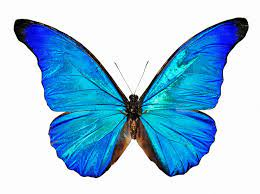
#> input picture 02_Segmentación/butterfly.jpg, 260 x 194 px
$ python main.py
#> lines starting #> are read from the running program, lines starting #| are printed output that depends on the picture; after the words box and inside, x2 and y2 are one past the last pixel; in counts of white or black regions, pixels touching at a corner belong together
import cv2

image = cv2.imread('butterfly.jpg', 0)
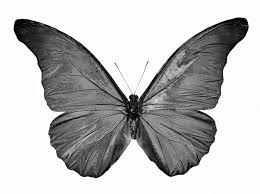
#> image: shape (194, 260); min 0, max 255, mean 189.4
threshold = 230
print(image)
#> (printed output is left out)
for height, line in enumerate(image):
    for width, pixel in enumerate(line):
        if pixel >= threshold:
            image[height, width] = 255
        else:
            image[height, width] = 0
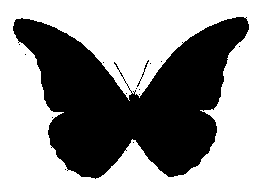
#> image: shape (194, 260); 59.2% white; 15 black regions (13 under 20 px), largest, box (x1, y1, x2, y2) and area: (13, 17, 249, 179) 20513, (137, 60, 149, 87) 35


cv2.imshow('resultado', image)
key = cv2.waitKey(0)
#> (key Esc is pressed here)

if key == ord('s'):
    cv2.imwrite('resultado.png', image)
else:
    cv2.destroyAllWindows()
